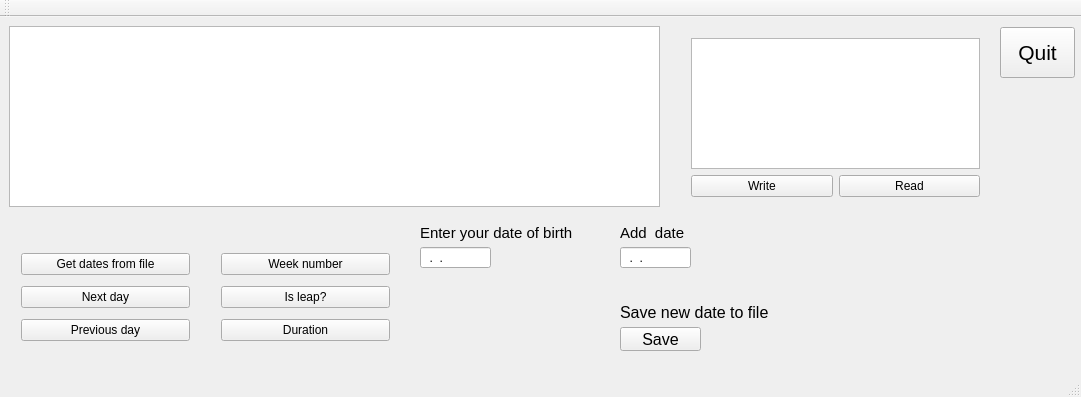
<?xml version="1.0" encoding="UTF-8"?>
<ui version="4.0">
 <class>task3Class</class>
 <widget class="QMainWindow" name="task3Class">
  <property name="geometry">
   <rect>
    <x>0</x>
    <y>0</y>
    <width>1081</width>
    <height>397</height>
   </rect>
  </property>
  <property name="windowTitle">
   <string>task3</string>
  </property>
  <widget class="QWidget" name="centralWidget">
   <widget class="QTableWidget" name="table">
    <property name="geometry">
     <rect>
      <x>9</x>
      <y>9</y>
      <width>651</width>
      <height>181</height>
     </rect>
    </property>
   </widget>
   <widget class="QWidget" name="verticalLayoutWidget_2">
    <property name="geometry">
     <rect>
      <x>210</x>
      <y>220</y>
      <width>191</width>
      <height>121</height>
     </rect>
    </property>
    <layout class="QVBoxLayout" name="verticalLayout_2">
     <item>
      <widget class="QPushButton" name="weekBtn">
       <property name="text">
        <string>Week number</string>
       </property>
      </widget>
     </item>
     <item>
      <widget class="QPushButton" name="leapBtn">
       <property name="text">
        <string>Is leap?</string>
       </property>
      </widget>
     </item>
     <item>
      <widget class="QPushButton" name="durationBtn">
       <property name="text">
        <string>Duration</string>
       </property>
      </widget>
     </item>
    </layout>
   </widget>
   <widget class="QWidget" name="verticalLayoutWidget">
    <property name="geometry">
     <rect>
      <x>10</x>
      <y>220</y>
      <width>191</width>
      <height>121</height>
     </rect>
    </property>
    <layout class="QVBoxLayout" name="verticalLayout">
     <item>
      <widget class="QPushButton" name="getBtn">
       <property name="text">
        <string>Get dates from file</string>
       </property>
      </widget>
     </item>
     <item>
      <widget class="QPushButton" name="nextBtn">
       <property name="text">
        <string>Next day</string>
       </property>
      </widget>
     </item>
     <item>
      <widget class="QPushButton" name="previousBtn">
       <property name="text">
        <string>Previous day</string>
       </property>
      </widget>
     </item>
    </layout>
   </widget>
   <widget class="QLabel" name="label">
    <property name="geometry">
     <rect>
      <x>420</x>
      <y>200</y>
      <width>171</width>
      <height>31</height>
     </rect>
    </property>
    <property name="font">
     <font>
      <pointsize>11</pointsize>
     </font>
    </property>
    <property name="text">
     <string>Enter your date of birth</string>
    </property>
   </widget>
   <widget class="QLineEdit" name="birthdayEdit">
    <property name="geometry">
     <rect>
      <x>420</x>
      <y>230</y>
      <width>71</width>
      <height>21</height>
     </rect>
    </property>
    <property name="inputMask">
     <string>99.B9.9999</string>
    </property>
   </widget>
   <widget class="QLabel" name="birthLbl">
    <property name="geometry">
     <rect>
      <x>500</x>
      <y>230</y>
      <width>91</width>
      <height>21</height>
     </rect>
    </property>
    <property name="font">
     <font>
      <pointsize>11</pointsize>
     </font>
    </property>
    <property name="text">
     <string/>
    </property>
   </widget>
   <widget class="QPushButton" name="quitBtn">
    <property name="geometry">
     <rect>
      <x>1000</x>
      <y>10</y>
      <width>75</width>
      <height>51</height>
     </rect>
    </property>
    <property name="font">
     <font>
      <pointsize>16</pointsize>
     </font>
    </property>
    <property name="text">
     <string>Quit</string>
    </property>
   </widget>
   <widget class="QLineEdit" name="addEdit">
    <property name="geometry">
     <rect>
      <x>620</x>
      <y>230</y>
      <width>71</width>
      <height>21</height>
     </rect>
    </property>
    <property name="inputMask">
     <string>99.B9.9999</string>
    </property>
   </widget>
   <widget class="QLabel" name="label_2">
    <property name="geometry">
     <rect>
      <x>620</x>
      <y>200</y>
      <width>71</width>
      <height>31</height>
     </rect>
    </property>
    <property name="font">
     <font>
      <pointsize>11</pointsize>
     </font>
    </property>
    <property name="text">
     <string>Add  date</string>
    </property>
   </widget>
   <widget class="QLabel" name="label_3">
    <property name="geometry">
     <rect>
      <x>620</x>
      <y>280</y>
      <width>171</width>
      <height>31</height>
     </rect>
    </property>
    <property name="font">
     <font>
      <pointsize>12</pointsize>
     </font>
    </property>
    <property name="text">
     <string>Save new date to file</string>
    </property>
   </widget>
   <widget class="QPushButton" name="saveBtn">
    <property name="geometry">
     <rect>
      <x>620</x>
      <y>310</y>
      <width>81</width>
      <height>24</height>
     </rect>
    </property>
    <property name="font">
     <font>
      <pointsize>12</pointsize>
     </font>
    </property>
    <property name="text">
     <string>Save</string>
    </property>
   </widget>
   <widget class="QWidget" name="layoutWidget">
    <property name="geometry">
     <rect>
      <x>680</x>
      <y>10</y>
      <width>311</width>
      <height>181</height>
     </rect>
    </property>
    <layout class="QVBoxLayout" name="verticalLayout_3">
     <item>
      <widget class="QPlainTextEdit" name="plainTextEdit"/>
     </item>
     <item>
      <layout class="QHBoxLayout" name="horizontalLayout">
       <item>
        <widget class="QPushButton" name="writeBtn">
         <property name="text">
          <string>Write</string>
         </property>
        </widget>
       </item>
       <item>
        <widget class="QPushButton" name="readBtn">
         <property name="text">
          <string>Read</string>
         </property>
        </widget>
       </item>
      </layout>
     </item>
    </layout>
   </widget>
  </widget>
  <widget class="QMenuBar" name="menuBar">
   <property name="geometry">
    <rect>
     <x>0</x>
     <y>0</y>
     <width>1081</width>
     <height>22</height>
    </rect>
   </property>
  </widget>
  <widget class="QToolBar" name="mainToolBar">
   <attribute name="toolBarArea">
    <enum>TopToolBarArea</enum>
   </attribute>
   <attribute name="toolBarBreak">
    <bool>false</bool>
   </attribute>
  </widget>
  <widget class="QStatusBar" name="statusBar"/>
 </widget>
 <layoutdefault spacing="6" margin="11"/>
 <resources>
  <include location="task3.qrc"/>
 </resources>
 <connections/>
</ui>
